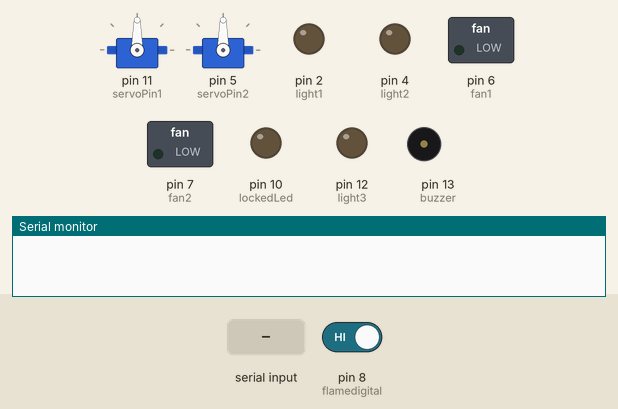
Bench run of a sketch on a simulated Arduino Uno, built with avr-gcc and run on an emulated ATmega328P. On the bench: 2 × servo, switched loads named in the sketch (green lamp = pin HIGH), output pins drawn as LEDs (lit = HIGH), buzzer (waves = sounding), the last lines printed to the serial monitor. The test bench sets the inputs (shaded band); at power-on: pin 8 (flamedigital) HIGH.

Above: at 1.2 s.
1.3 s: "o" received over Serial
At 2.1 s:
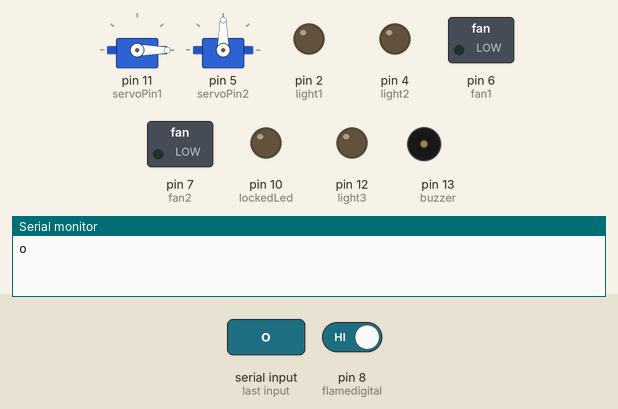
2.9 s: "O" received over Serial
At 3.2 s:
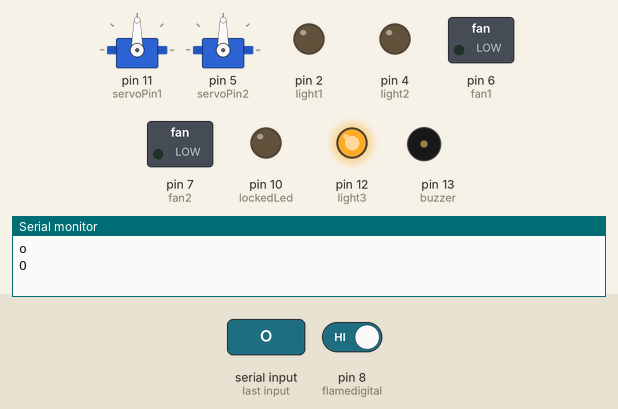
4.4 s: pin 8 (flamedigital) driven LOW
At 5.6 s:
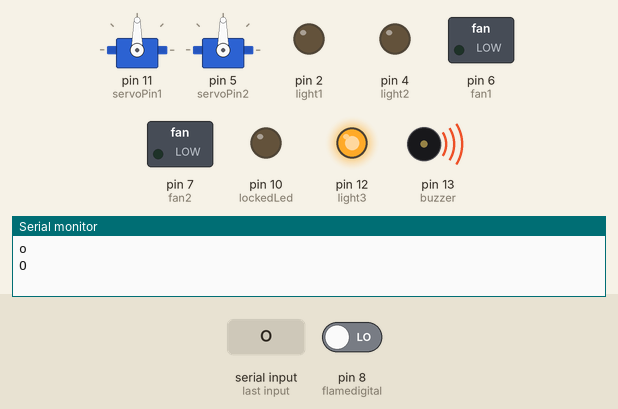
5.9 s: "L" received over Serial
At 6.6 s:
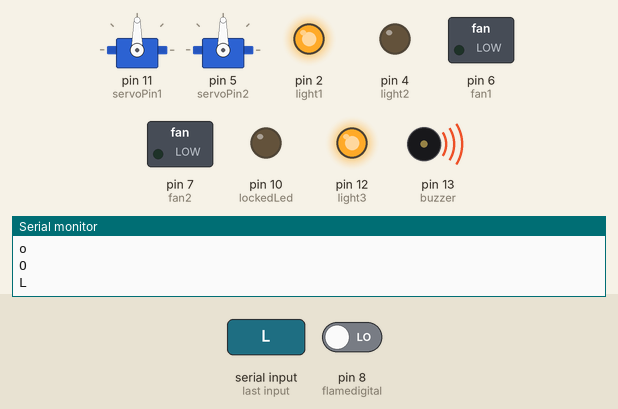
7.4 s: "I" received over Serial
At 7.9 s:
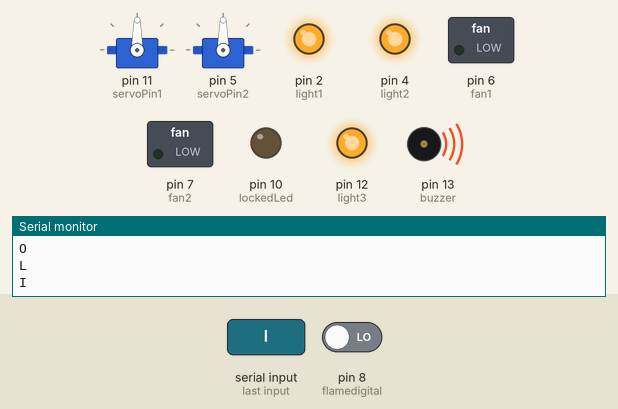
8.9 s: "l" received over Serial
At 10.1 s:
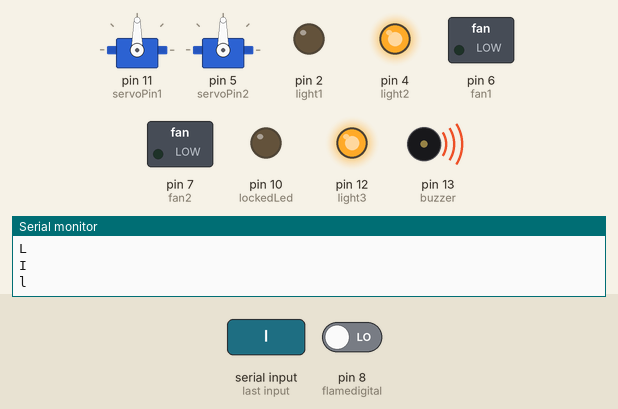
Timing chart, 0 to 11.4 s (numbered marks = the images above; inputs shaded):
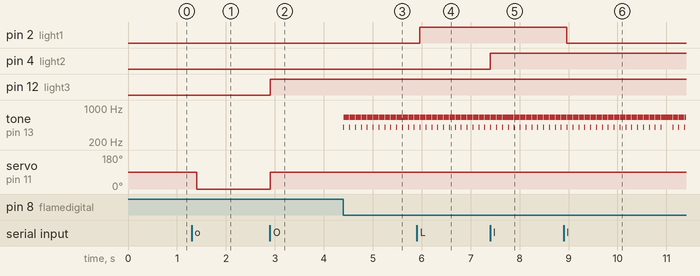

Measured:
- after the input at 1.3 s, servo on pin 11 (servoPin1): 90° → 0° after 0.10 s
- after the input at 2.9 s, pin 12 (light3): LOW → HIGH at once; servo on pin 11 (servoPin1): 0° → 90° at once
- after the input at 4.4 s, tone on pin 13 (buzzer): alternates 650 Hz for 0.11 s and 400 Hz for 0.01 s, starting at once
- after the input at 5.9 s, pin 2 (light1): LOW → HIGH after 0.06 s
- after the input at 7.4 s, pin 4 (light2): LOW → HIGH at once
- after the input at 8.9 s, pin 2 (light1): HIGH → LOW after 0.06 s

The sketch:

Final_Project.ino
```cpp
#include <dht11.h>

#include <Servo.h>

char str = 0;

Servo servoDoor;
Servo servoWindow;
dht11 DHT11;

int light1 = 2;
int servoPin1 =11;
int light2 = 4;
int servoPin2 = 5;
int fan1 = 6;
int fan2 = 7;
int flamedigital = 8;
int pirPin = 9;
int lockedLed = 10;
int humTempPin = 3;
int light3 = 12;
int buzzer = 13;
int valFlame; // define numeric variable val
int valMotion;

void setup ()
{
  Serial.begin(9600);
  servoDoor.attach(servoPin1);
  servoWindow.attach(servoPin2);


  pinMode(light1, OUTPUT);
  pinMode(light2, OUTPUT);
  pinMode(light3, OUTPUT);
  pinMode(lockedLed, OUTPUT);
  pinMode(fan1, OUTPUT);
  digitalWrite(fan1,LOW);
  pinMode(fan2, OUTPUT);

  pinMode (flamedigital, INPUT) ;// input interface defines the flame sensor
  pinMode(pirPin, INPUT);
  pinMode (buzzer, OUTPUT); //output interface defines the buzzer
}

void loop ()
{

  //control
  if (Serial.available())
  {

    str = Serial.read();
    Serial.println(str);
    //main door
    switch (str)
    {
      //main door
      case 'o': {
          servoDoor.write(0);
          delay(100);
          str = 0;
          break;
        }
      case'O': {

          servoDoor.write(90);
          digitalWrite(light3, HIGH);
          digitalWrite(lockedLed, LOW);
          delay(100);
          str = 0;
          break;
        }
      case 'L': {
          digitalWrite(light1, HIGH);
          str = 0;
          break;
        }
      case 'l': {
          digitalWrite(light1, LOW);
          str = 0;
          break;
        }
      case 'I': {
          digitalWrite(light2, HIGH);
          str = 0;
          break;
        }
      case 'i': {
          digitalWrite(light2, LOW);
          str = 0;
          break;
        }
      case 'F': {
          analogWrite(fan1, 150);
          str = 0;
          break;
        }
      case 'f': {
          analogWrite(fan1, LOW);
          str = 0;
          break;
        }
      case 'G': {
          digitalWrite(fan2, HIGH);
          str = 0;
          break;
        }
      case 'g': {
          digitalWrite(fan2, LOW);
          str = 0;
          break;
        }
      case'h': {
          DHT11.read(humTempPin);
          str = 0;
          Serial.println(DHT11.humidity + '%');
          break;
        }
      case'T': {
          DHT11.read(humTempPin);
          str = 0;
          Serial.println(DHT11.temperature + 'C');
          break;
        }
      case'k': {
          lock();
          str = 0;
          break;
        }
    }
  }


  //flame sensor

  valFlame = digitalRead (flamedigital) ;// read flamedigital value and assigne it to val variable
  if (valFlame == LOW) // When the flame sensor detects a signal relay is on and buzzer sound (void alarm)
  {

    alarm();

    if (lockedLed == LOW)
    {
      if (servoDoor.read() < 80)
      {
        servoDoor.write(90);
      }
      if (servoWindow.read() < 80)
      {
        servoWindow.write(90);
      }

      delay(1000);
    }


  }
  else
  {
    digitalWrite(buzzer, LOW);
  }

  //intruder sensor


  if (valMotion == HIGH && digitalRead(lockedLed) == HIGH)
  {

    alarm();
  }


  //humidity & temprature sensor

  /*DHT11.read(humTempPin);
  Serial.println(DHT11.temperature + 'C');
  if (DHT11.temperature > 28)
  {
    digitalWrite(fan1, HIGH);
  }
  if (DHT11.humidity > 60)
  {
    digitalWrite(fan2, HIGH);
  }
  else
  {
    digitalWrite(fan2, LOW);
  }
  Serial.println(DHT11.humidity + '%');*/
  delay(100);
}

void alarm()  {
  tone(buzzer, 400, 500); //the buzzer emit sound at 400 MHz for 500 millis
  delay(10); //wait 500 millis
  tone(buzzer, 650, 500); //the buzzer emit sound at 650 MHz for 500 millis
  delay(10); //wait 500 millis
}
void lock()
{
  digitalWrite(light1, LOW);
  digitalWrite(light2, LOW);
  digitalWrite(light3, LOW);
  digitalWrite(fan1, LOW);
  digitalWrite(fan2, LOW);
  digitalWrite(lockedLed, HIGH);
  if (servoDoor.read() > 2)
  {
    servoDoor.write(0);
  }
  if (servoWindow.read() > 2)
  {
    servoWindow.write(0);
  }
}
```
